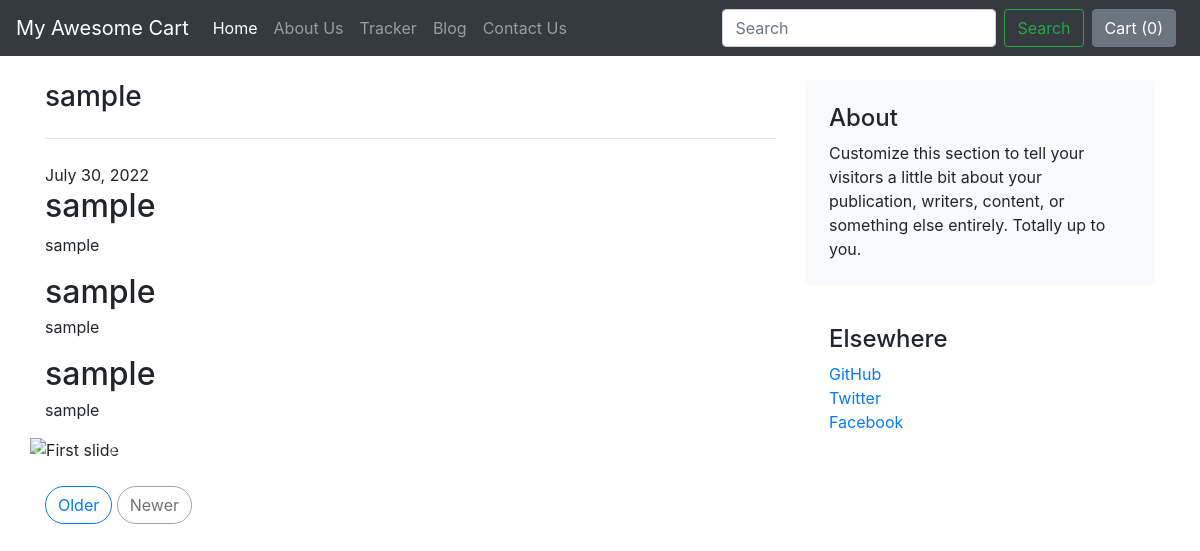
Screenshot of /blog/blogpost/5 with the database file from the repository.
### blog/models.py (models this page shows)
class Blogpost(models.Model):
    post_id = models.AutoField(primary_key=True)
    title = models.CharField(max_length=50)
    head0 = models.CharField(max_length=500, default="")
    head_content0 = models.CharField(max_length=5000, default="")
    head1 = models.CharField(max_length=500, default="")
    head_content1 = models.CharField(max_length=5000, default="")
    head2 = models.CharField(max_length=500, default="")
    head_content2 = models.CharField(max_length=5000, default="")
    pub_date = models.DateField()
    thumbnail = models.ImageField(upload_to='blog/images', default="")
    def __str__(self):
        return self.title

### blog/views.py (the view)
# urls.py: path('blogpost/<int:id>', views.blogpost, name='blogHome')
def blogpost(request, id):
    post = Blogpost.objects.filter(post_id = id)[0]
    print("post = ", post)
    return render(request, 'blog/blogpost.html', {'post': post})

### blog/templates/blog/blogpost.html (shortened to what this page needs)
{% extends 'blog/basic.html' %}
{% block body %}
<div class="container my-4">
    <div class="row g-5" bis_skin_checked="1">
        <div class="col-md-8" bis_skin_checked="1">
            <h3 class="pb-4 mb-4 fst-italic border-bottom">
                {{post.title}}
            </h3>
            <span>{{post.pub_date}}</span>
            <article class="blog-post">
                <h2>{{post.head0}}</h2>
                <p>{{post.head_content0}}</p>
            </article>
            <article class="blog-post">
                <h2 class="blog-post-title mb-1">{{post.head1}}</h2>
                <p>{{post.head_content1}}</p>
            </article>
            <article class="blog-post">
                <h2 class="blog-post-title mb-1">{{post.head2}}</h2>
                <p>{{post.head_content2}}</p>
            </article>
            <div class="row">
                <div id="carouselExampleControls" class="carousel slide" data-ride="carousel">
                    <div class="carousel-inner">
                      <div class="carousel-item active">
                        <img class="d-block w-100" src="..." alt="First slide">
                      </div>
                    </div>
                    <a class="carousel-control-prev" href="#carouselExampleControls" role="button" data-slide="prev">
                      <span class="carousel-control-prev-icon" aria-hidden="true"></span>
                    </a>
                    <a class="carousel-control-next" href="#carouselExampleControls" role="button" data-slide="next">
                      <span class="carousel-control-next-icon" aria-hidden="true"></span>
                    </a>
                  </div>
            </div>
            <nav class="blog-pagination mt-4" aria-label="Pagination">
                <a class="btn btn-outline-primary rounded-pill" href="#">Older</a>
                <a class="btn btn-outline-secondary rounded-pill disabled">Newer</a>
            </nav>
        </div>
        <div class="col-md-4" bis_skin_checked="1">
            <div class="position-sticky" style="top: 2rem;" bis_skin_checked="1">
                <div class="p-4 mb-3 bg-light rounded" bis_skin_checked="1">
                    <h4 class="fst-italic">About</h4>
                    <p class="mb-0">Customize this section to tell your visitors a little bit about your publication,
                        writers, content, or something else entirely. Totally up to you.</p>
                </div>
                <div class="p-4" bis_skin_checked="1">
                    <h4 class="fst-italic">Elsewhere</h4>
                    <ol class="list-unstyled">
                        <li><a href="#">GitHub</a></li>
                        <li><a href="#">Twitter</a></li>
                        <li><a href="#">Facebook</a></li>
                    </ol>
                </div>
            </div>
        </div>
    </div>
</div>
{% endblock %}

### rows the page displays
Blogpost: title "sample", pub_date "July 30, 2022", head0 "sample", head_content0 "sample", head1 "sample", head_content1 "sample", head2 "sample", head_content2 "sample"
